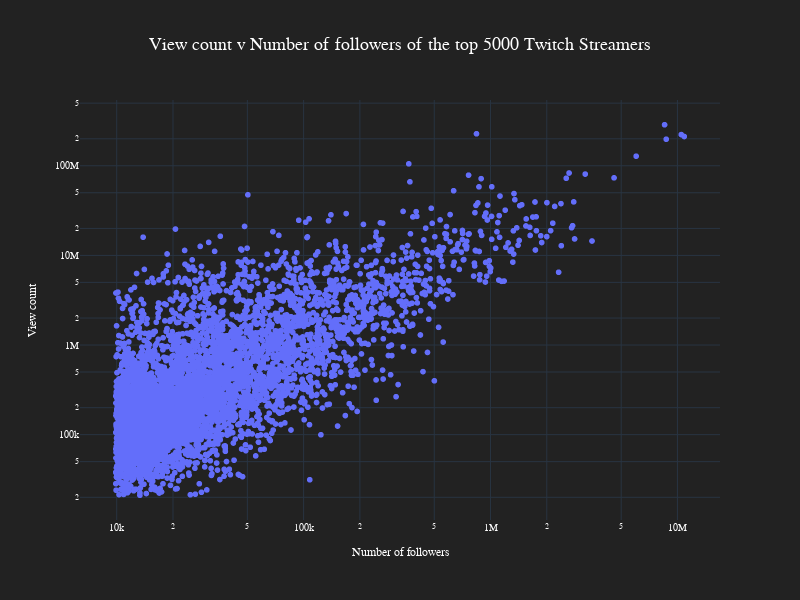

Notebook code for this chart:
### Code cell
# Normalize columns of the small_df dataframe
df = small_df.copy()
# df["num_followers"] = df["num_followers"] / df["num_followers"].max()
# df["view_count"] = df["view_count"] / df["view_count"].max()

# plt.figure(figsize=(10,10))
user = "davimenxpro"
is_user = (df.name.str.lower()==user.lower()).head(5000)

# Plot the graph with logarithmic scale for the number of followers
fig = px.scatter(df.head(5000), x="num_followers", y="view_count",
                    hover_name="name", log_x=True, log_y=True,#color=is_user,
                    title=f"View count v Number of followers of the top 5000 Twitch Streamers",
                    labels={"num_followers": "Number of followers", "view_count": "View count"},
                #     color_discrete_sequence=px.colors.sequential.Plasma,
)
# Set figure theme
fig.update_layout(
        template="plotly_dark",
        title_font_size=18,
        title_font_family="Sans serif",
        title_x=0.5, title_xanchor="center",
        font=dict(
                family="Sans serif",
                size=10,
                color="#ffffff"
        ),
        paper_bgcolor="#222222",plot_bgcolor="#222222",
        legend_title_font_size=12, legend_font_size=12,
        legend_font_color="#ffffff",legend_title_font_color="#ffffff",
        legend_orientation="h",
        legend_x=0.5, legend_xanchor="center", 
        legend_y=1.1, legend_yanchor="bottom",
        height=600,
        width=800,
)

#px.scatter(df.head(5000),x="num_followers", y="view_count",color=is_user,hover_data=["name"])

### Figure 1 — Plotly figure (JSON) as saved in the notebook; plotly's stock layout.template omitted (floating-point values rounded to 4 significant figures; data arrays with more than 128 entries replaced by an {"elided": "..."} marker saying what was removed)
{"data": [{"hovertemplate": "<b>%{hovertext}</b><br><br>Number of followers=%{x}<br>View count=%{y}<extra></extra>", "hovertext": {"elided": "5000 str values"}, "legendgroup": "", "marker": {"color": "#636efa", "symbol": "circle"}, "mode": "markers", "name": "", "showlegend": false, "type": "scattergl", "x": {"elided": "5000 int values"}, "xaxis": "x", "y": {"elided": "5000 int values"}, "yaxis": "y"}], "layout": {"font": {"color": "#ffffff", "family": "Sans serif", "size": 10}, "height": 600, "legend": {"font": {"color": "#ffffff", "size": 12}, "orientation": "h", "title": {"font": {"color": "#ffffff", "size": 12}}, "tracegroupgap": 0, "x": 0.5, "xanchor": "center", "y": 1.1, "yanchor": "bottom"}, "paper_bgcolor": "#222222", "plot_bgcolor": "#222222", "title": {"font": {"family": "Sans serif", "size": 18}, "text": "View count v Number of followers of the top 5000 Twitch Streamers", "x": 0.5, "xanchor": "center"}, "width": 800, "xaxis": {"anchor": "y", "domain": [0, 1], "title": {"text": "Number of followers"}, "type": "log"}, "yaxis": {"anchor": "x", "domain": [0, 1], "title": {"text": "View count"}, "type": "log"}}}
